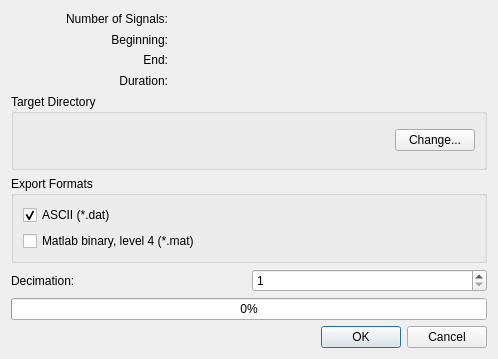
<?xml version="1.0" encoding="UTF-8"?>
<ui version="4.0">
 <class>ExportDialog</class>
 <widget class="QDialog" name="ExportDialog">
  <property name="geometry">
   <rect>
    <x>0</x>
    <y>0</y>
    <width>498</width>
    <height>359</height>
   </rect>
  </property>
  <property name="windowTitle">
   <string>Dialog</string>
  </property>
  <layout class="QVBoxLayout" name="verticalLayout_2">
   <item>
    <layout class="QGridLayout" name="gridLayout">
     <item row="0" column="0">
      <widget class="QLabel" name="label">
       <property name="sizePolicy">
        <sizepolicy hsizetype="Preferred" vsizetype="Preferred">
         <horstretch>1</horstretch>
         <verstretch>0</verstretch>
        </sizepolicy>
       </property>
       <property name="text">
        <string>Number of Signals:</string>
       </property>
       <property name="alignment">
        <set>Qt::AlignRight|Qt::AlignTrailing|Qt::AlignVCenter</set>
       </property>
      </widget>
     </item>
     <item row="0" column="1">
      <widget class="QLabel" name="labelNumber">
       <property name="sizePolicy">
        <sizepolicy hsizetype="Preferred" vsizetype="Preferred">
         <horstretch>2</horstretch>
         <verstretch>0</verstretch>
        </sizepolicy>
       </property>
       <property name="text">
        <string/>
       </property>
       <property name="textInteractionFlags">
        <set>Qt::LinksAccessibleByMouse|Qt::TextSelectableByMouse</set>
       </property>
      </widget>
     </item>
     <item row="1" column="0">
      <widget class="QLabel" name="label_2">
       <property name="text">
        <string>Beginning:</string>
       </property>
       <property name="alignment">
        <set>Qt::AlignRight|Qt::AlignTrailing|Qt::AlignVCenter</set>
       </property>
      </widget>
     </item>
     <item row="1" column="1">
      <widget class="QLabel" name="labelBegin">
       <property name="text">
        <string/>
       </property>
       <property name="textInteractionFlags">
        <set>Qt::LinksAccessibleByMouse|Qt::TextSelectableByMouse</set>
       </property>
      </widget>
     </item>
     <item row="2" column="0">
      <widget class="QLabel" name="label_3">
       <property name="text">
        <string>End:</string>
       </property>
       <property name="alignment">
        <set>Qt::AlignRight|Qt::AlignTrailing|Qt::AlignVCenter</set>
       </property>
      </widget>
     </item>
     <item row="2" column="1">
      <widget class="QLabel" name="labelEnd">
       <property name="text">
        <string/>
       </property>
       <property name="textInteractionFlags">
        <set>Qt::LinksAccessibleByMouse|Qt::TextSelectableByMouse</set>
       </property>
      </widget>
     </item>
     <item row="3" column="0">
      <widget class="QLabel" name="label_5">
       <property name="text">
        <string>Duration:</string>
       </property>
       <property name="alignment">
        <set>Qt::AlignRight|Qt::AlignTrailing|Qt::AlignVCenter</set>
       </property>
      </widget>
     </item>
     <item row="3" column="1">
      <widget class="QLabel" name="labelDuration">
       <property name="text">
        <string/>
       </property>
       <property name="textInteractionFlags">
        <set>Qt::LinksAccessibleByMouse|Qt::TextSelectableByMouse</set>
       </property>
      </widget>
     </item>
    </layout>
   </item>
   <item>
    <widget class="QGroupBox" name="groupBoxTarget">
     <property name="title">
      <string>Target Directory</string>
     </property>
     <layout class="QHBoxLayout" name="horizontalLayout_2">
      <item>
       <widget class="QLabel" name="labelDir">
        <property name="sizePolicy">
         <sizepolicy hsizetype="Preferred" vsizetype="Preferred">
          <horstretch>4</horstretch>
          <verstretch>0</verstretch>
         </sizepolicy>
        </property>
        <property name="text">
         <string/>
        </property>
       </widget>
      </item>
      <item>
       <widget class="QPushButton" name="pushButtonDir">
        <property name="text">
         <string>Change...</string>
        </property>
       </widget>
      </item>
     </layout>
    </widget>
   </item>
   <item>
    <widget class="QGroupBox" name="groupBox">
     <property name="title">
      <string>Export Formats</string>
     </property>
     <layout class="QVBoxLayout" name="verticalLayout">
      <item>
       <widget class="QCheckBox" name="checkBoxAscii">
        <property name="text">
         <string>ASCII (*.dat)</string>
        </property>
        <property name="checked">
         <bool>true</bool>
        </property>
       </widget>
      </item>
      <item>
       <widget class="QCheckBox" name="checkBoxMatlab">
        <property name="text">
         <string>Matlab binary, level 4 (*.mat)</string>
        </property>
       </widget>
      </item>
     </layout>
    </widget>
   </item>
   <item>
    <layout class="QHBoxLayout" name="horizontalLayout">
     <item>
      <widget class="QLabel" name="label_4">
       <property name="text">
        <string>Decimation:</string>
       </property>
      </widget>
     </item>
     <item>
      <widget class="QSpinBox" name="spinBoxDecimation">
       <property name="minimum">
        <number>1</number>
       </property>
       <property name="maximum">
        <number>2147483647</number>
       </property>
      </widget>
     </item>
    </layout>
   </item>
   <item>
    <widget class="QProgressBar" name="progressBar">
     <property name="value">
      <number>0</number>
     </property>
     <property name="textVisible">
      <bool>true</bool>
     </property>
     <property name="invertedAppearance">
      <bool>false</bool>
     </property>
    </widget>
   </item>
   <item>
    <widget class="QDialogButtonBox" name="buttonBox">
     <property name="orientation">
      <enum>Qt::Horizontal</enum>
     </property>
     <property name="standardButtons">
      <set>QDialogButtonBox::Cancel|QDialogButtonBox::Ok</set>
     </property>
    </widget>
   </item>
  </layout>
 </widget>
 <resources/>
 <connections>
  <connection>
   <sender>buttonBox</sender>
   <signal>accepted()</signal>
   <receiver>ExportDialog</receiver>
   <slot>accept()</slot>
   <hints>
    <hint type="sourcelabel">
     <x>248</x>
     <y>254</y>
    </hint>
    <hint type="destinationlabel">
     <x>157</x>
     <y>274</y>
    </hint>
   </hints>
  </connection>
  <connection>
   <sender>buttonBox</sender>
   <signal>rejected()</signal>
   <receiver>ExportDialog</receiver>
   <slot>reject()</slot>
   <hints>
    <hint type="sourcelabel">
     <x>316</x>
     <y>260</y>
    </hint>
    <hint type="destinationlabel">
     <x>286</x>
     <y>274</y>
    </hint>
   </hints>
  </connection>
 </connections>
</ui>
